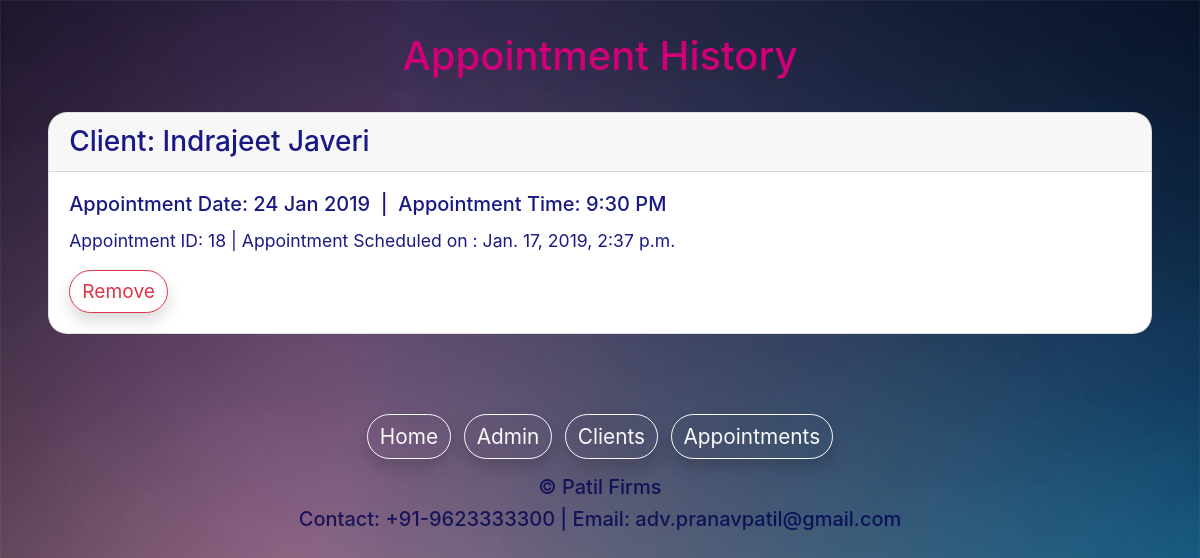
Before: /appointments with the older database file.
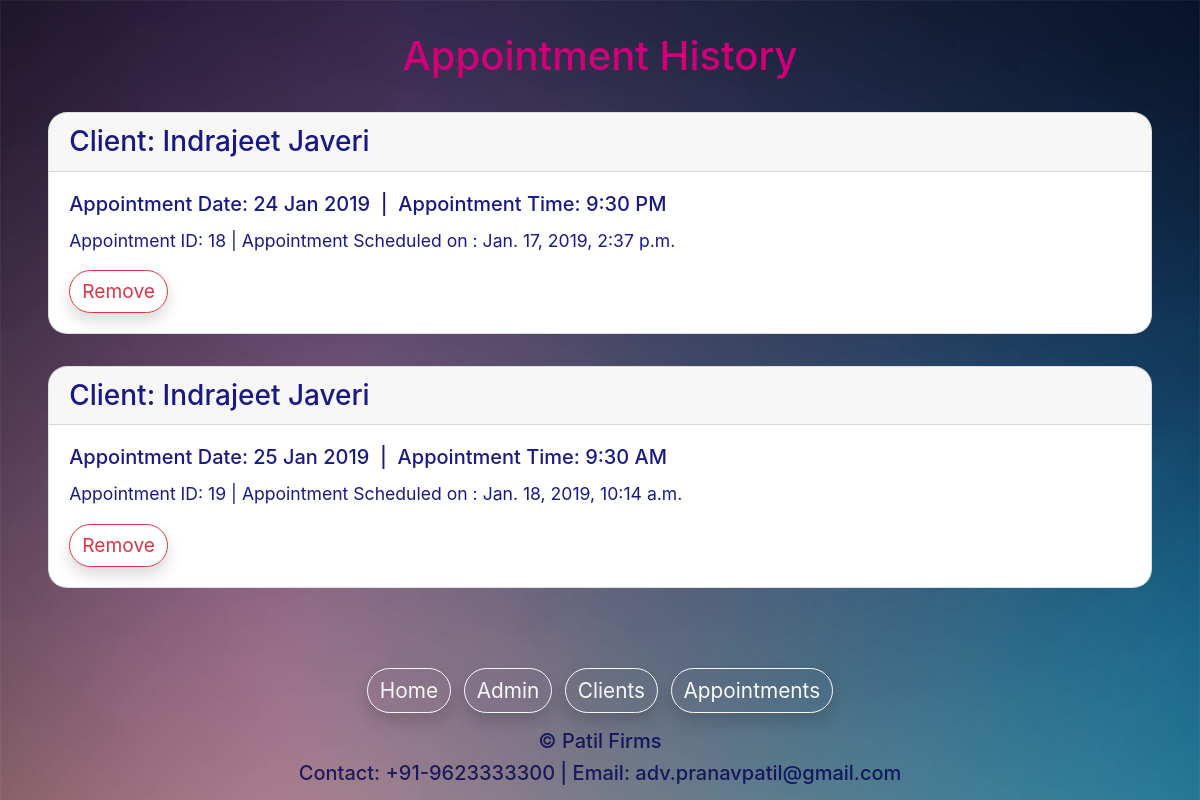
After: the same page with the newer database file.
### patiladmin/models.py (models this page shows, shortened)
class appointments(models.Model):
    person = models.CharField(max_length=255)
    dtOfApmt = models.CharField(max_length=255)
    tmOfApmt = models.CharField(max_length=255)
    schOn = models.DateTimeField(default=timezone.now, blank=True)
    class Meta:
        verbose_name_plural = "Appointments"

### patiladmin/views.py (the view)
# urls.py: path('appointments', views.appointment),
def appointment(request):
    allAppointments = appointments.objects.all()
    return render(request, 'patiladmin/appointments.html', {'appointments': allAppointments})

### patiladmin/templates/patiladmin/appointments.html (shortened to what this page needs)
{% extends 'patiladmin/baselayout.html' %}
{% load static %}
{% block content%}
<div class="container">
<link rel="stylesheet" href="https://cdnjs.cloudflare.com/ajax/libs/animate.css/3.7.0/animate.min.css" type="text/css">
    <div class="text-center" style="padding-top: 2rem;color: rgb(210,0,120)">
        <h1>Appointment History</h1>
    </div>
    {% for appointment in appointments %}
    <div style="background-color: rgb(256, 256, 256);color: rgba(0,0,120,0.9);margin: 2rem 0.2rem;border-radius: 1.2rem;" class="card animated fadeIn">
        <h3 class="card-header">Client: {{appointment.person}}</h5>
        <div class="card-body">
        <h5 class="card-title">Appointment Date: {{appointment.dtOfApmt}}&nbsp;&nbsp;|&nbsp;&nbsp;Appointment Time:
            {{appointment.tmOfApmt}}</h5>
<p class="card-text" style="font-size: 1.1rem;">Appointment ID: <span id="appID{{ forloop.counter }}">{{appointment.id}}</span>
    | Appointment Scheduled
    on :
    {{appointment.schOn}}</p>
        <button type="button" id="{{ forloop.counter }}"
            class="btn btn-outline-danger shadow" style="font-size: 1.2rem;border-radius: 1.5rem;">Remove</button>
        </div>
    </div>
    {% endfor %}
</div>
{% endblock %}

Changed rows visible on the page:
added appointments: person "Indrajeet Javeri", dtOfApmt "25 Jan 2019", tmOfApmt "9:30 AM", id "19", schOn "Jan. 18, 2019, 10:14 a.m."
